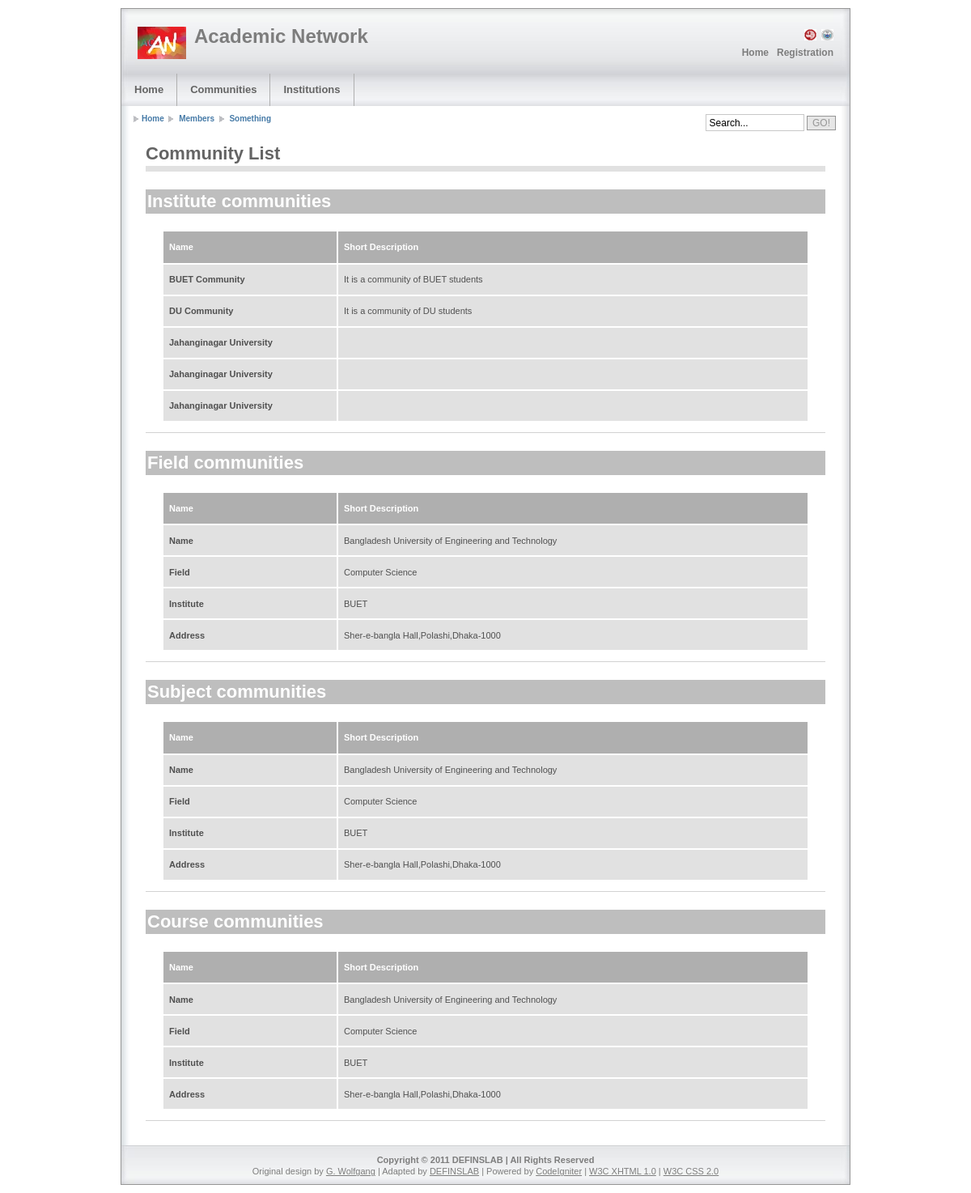
Screenshot of /index.php/community/LoadCommunityListViewAll with the database file from the repository.
### tables this page shows
CREATE TABLE IF NOT EXISTS `community` (
  `community_id` int(10) NOT NULL AUTO_INCREMENT,
  `name` varchar(100) NOT NULL,
  `type` enum('institution','subject','field','course','group') NOT NULL,
  `short_description` text NOT NULL,
  `updated_date` datetime NOT NULL,
  PRIMARY KEY (`community_id`)
);

### application/controllers/community.php (called while the page is built, shortened)
<?php
class Community extends CI_Controller {
    function LoadCommunityListViewAll() {
        $this->page->title = "List of Communities By Type";
        $this->db->select("*");
        $data['query'] = $this->db->get_where('community',  array('type' => "institution", 'community_id !=' => 0), 5);
        $main_content[0] = array("Community List", "community_list_view_all",$data);
        $this->page->loadViews(null, $main_content, null);
    }
}
?>

### index.php (called while the page is built, shortened)
<?php
require_once BASEPATH.'core/CodeIgniter'.EXT;

### application/views/default/community_list_view_all.php (the view)
<h1 class="block">Institute communities</h1>
<div class="column1-unit">
    <table>
        <tr>
            <th class="top" scope="col" style="width:200px;">Name</th>
            <th class="top" scope="col">Short Description</th>
        </tr>
        <?php foreach($query->result() as $row): ?>
        <tr><th scope="row"><?php echo $row->name;?></th><td><?php echo $row->short_description;?></td></tr>
        <?php        endforeach; ?>
    </table>
</div>
<hr class="clear-contentunit" />
<h1 class="block">Field communities</h1>
<div class="column1-unit">
    <table>
        <tr>
            <th class="top" scope="col" style="width:200px;">Name</th>
            <th class="top" scope="col">Short Description</th>
        </tr>
        <tr><th scope="row">Name</th><td>Bangladesh University of Engineering and Technology</td></tr>
        <tr><th scope="row">Field</th><td>Computer Science</td></tr>
        <tr><th scope="row">Institute</th><td>BUET</td></tr>
        <tr><th scope="row">Address</th><td>Sher-e-bangla Hall,Polashi,Dhaka-1000</td></tr>
    </table>
</div>
<hr class="clear-contentunit" />
<h1 class="block">Subject communities</h1>
<div class="column1-unit">
    <table>
        <tr>
            <th class="top" scope="col" style="width:200px;">Name</th>
            <th class="top" scope="col">Short Description</th>
        </tr>
        <tr><th scope="row">Name</th><td>Bangladesh University of Engineering and Technology</td></tr>
        <tr><th scope="row">Field</th><td>Computer Science</td></tr>
        <tr><th scope="row">Institute</th><td>BUET</td></tr>
        <tr><th scope="row">Address</th><td>Sher-e-bangla Hall,Polashi,Dhaka-1000</td></tr>
    </table>
</div>
<hr class="clear-contentunit" />
<h1 class="block">Course communities</h1>
<div class="column1-unit">
    <table>
        <tr>
            <th class="top" scope="col" style="width:200px;">Name</th>
            <th class="top" scope="col">Short Description</th>
        </tr>
        <tr><th scope="row">Name</th><td>Bangladesh University of Engineering and Technology</td></tr>
        <tr><th scope="row">Field</th><td>Computer Science</td></tr>
        <tr><th scope="row">Institute</th><td>BUET</td></tr>
        <tr><th scope="row">Address</th><td>Sher-e-bangla Hall,Polashi,Dhaka-1000</td></tr>
    </table>
</div>
<hr class="clear-contentunit" />

### application/views/default/general/header.php (shortened to what this page needs)
<!DOCTYPE html PUBLIC "-//W3C//DTD XHTML 1.0 Strict//EN" "http://www.w3.org/TR/xhtml1/DTD/xhtml1-strict.dtd">
<html xmlns="http://www.w3.org/1999/xhtml" lang="en">
    <head>
        <?php
            echo $this->page->get('css');
        ?>
    </head>
    <body>
        <div class="page-container">
            <div class="header">
                <div class="header-top">
                    <a class="sitelogo" href="#" title="Go to Start page"></a>
                    <div class="sitename">
                        <h1><a href="index.php" title="Go to Start page">Academic Network</a></h1>
                    </div>
                    <div class="nav0">
                        <ul>
                            <li><a href="#" title="BUET"><?php echo $this->page->img('buet_logo.png',15,20); ?></a></li>
                            <li><a href="#" title="NSU"><?php echo $this->page->img('nsu_logo.png',15,20); ?></a></li>
                        </ul>
                    </div>
                    <div class="nav1">
                        <ul>
                            <?php
                                foreach($this->page->nav1 as $text=> $link)
                                        echo "<li>" . anchor($link,$text) . "</li>";
                            ?>
                        </ul>
                    </div>
                </div>
                <div class="header-bottom">
                    <div class="nav2">
                        <?php
                        if(isset($this->page->nav2)){
                            foreach($this->page->nav2 as $i){
                                echo "<ul>\n";
                                echo "<li>" . anchor($i[0][1], $i[0][0]) . "\n";
                                echo "</li></ul>\n";
                            }
                        }
                        ?>
                    </div>
                </div>
                <div class="header-breadcrumbs">
                    <ul>
                        <?php
                            foreach($this->page->breadcrumbs as $text=>$link){
                                echo (empty($link))?("<li>$text</li>"):("<li><a href = '$link' > $text &nbsp;</a></li>");
                            }
                        ?>
                    </ul>
                    <div class="searchform">
                        <form action="index.html" method="get">
                            <fieldset>
                                <input name="field" class="field"  value=" Search..." />
                                <input type="submit" name="button" class="button" value="GO!" />
                            </fieldset>
                        </form>
                    </div>
                </div>
            </div>
            <div class="main">

### application/libraries/Page.php (shortened to what this page needs)
<?php
class Page {
    public $CI;
    public $theme = "default/";
    public $cssjsDir = 'templates/';
    public $defaultCssArr = array();
    public $cssArr = array();
    public $jsArr = array();
    public $defaultJsArr = array('jquery-1.5.2.min','registerscript');
    function  __construct() {
        $this->CI = & get_instance();
        $this->CI->load->helper('url');
        $this->nav1 = array(
            "Home" => base_url(),
            "Registration" => site_url('registration')
        );
        $this->breadcrumbs = array(
            "Home" => base_url(),
            "Members" => "#",
            "Something" => "#"
        );
        $this->nav2 = array(
            array(
                  array(
                        "Home", base_url()
                       )
                ),
            array(
                array(
                      "Communities", "community/index"
                    ),
                    array(
                        "CSE" => "community/cse",
                        "EEE" => "community/eee",
                        "MME" => "community/mme"
                    )
                ),
            array(
                array(
                       "Institutions", "institute/index"
                    ),
                    array(
                        "BUET" => "community/buet",
                        "DU" => "community/du",
                        "DMC" => "community/dmc"
                    )
                )
        );
    }
    function set($array, $type='css'){
        if($type=='css'){
            $this->cssArr = array_merge($this->cssArr ,$array);
        }else if($type == "js"){
            $this->jsArr = array_merge($this->jsArr,$array);
        }
    }
    function get($type="css",$default=false){
        $html = "";
        if($type == "css"){
            $arr = ($default)?($this->defaultCssArr):($this->cssArr);
            foreach ($arr as $i){
                $html .= '<link rel="stylesheet" type="text/css" media="screen,projection,print" href="' . base_url() . $this->cssjsDir . $this->theme . "css/" . $i . '.css" />';
            }
        }else if($type == "js"){
            $arr = ($default)?($this->defaultJsArr):($this->jsArr);
            foreach ($arr as $i){
                $html .= '<script src = "' . base_url() . $this->cssjsDir . $this->theme . "js/" . $i . '.js"></script>';
            }
        }
        return $html;
    }
    function img($src,$w='', $h = '', $alt='Image!'){
        return "<img width = '$w' height = '$h' alt = '$alt' src = '" . base_url() . $this->cssjsDir . $this->theme . "img/" . "$src' />";
    }
    function loadViews($left_sidebar = null, $content = null, $right_sidebar = null){
        if( !isset($left_sidebar) && !isset($right_sidebar)){
            $this->CI->load->view($this->theme . "general/header");
            $this->CI->load->view($this->theme . "general/content",array('content' => $content));
            $this->CI->load->view($this->theme . "general/footer");
        }
    }
}
?>

### application/views/default/general/content.php
<div class="main-content">
    <?php
        if(isset($html))
            echo $html;
        else if(isset($content)){
            foreach ($content as $i){
                $params = (isset($i[2]))?($i[2]):(array());
                $this->load->view($this->page->theme . 'general/contentWrapper' ,
                        array('title' => $i[0],
                            'file' => $i[1],
                            'params' => $params));
            }
        }
    ?>
</div>

### application/views/default/general/contentWrapper.php
<h1 class="pagetitle"><?php echo $title; ?></h1>
<?php
    $this->load->view($this->page->theme . $file, $params);
?>

### application/views/default/general/footer.php
            </div>
            <div class="footer">
                <p>Copyright &copy; 2011 DEFINSLAB | All Rights Reserved</p>
                <p class="credits">Original design by <a href="http://www.definslab.com" title="Designer Homepage">G. Wolfgang</a> | Adapted by <a href="#" title="Adaptor Homepage">DEFINSLAB</a> | Powered by <a href="#" title="Content Management System">CodeIgniter</a> | <a href="http://validator.w3.org/check?uri=referer" title="Validate XHTML code">W3C XHTML 1.0</a> | <a href="http://jigsaw.w3.org/css-validator/" title="Validate CSS code">W3C CSS 2.0</a></p>
            </div>
        </div>
    </body>
</html>

### templates/default/css/layout1_text.css (style rules this page uses)
.main-content h1.pagetitle { margin:0 0 0.4em 0; padding:0 0 2px 0; border-bottom:solid 7px rgb(225,225,225); font-family:"trebuchet ms",arial,sans-serif; color:rgb(100,100,100); font-weight:bold; font-size:220%; }
.main-content h1.block { clear:both; margin:1.0em 0 0em 0; padding:2px 0 2px 2px; background:rgb(190,190,190); font-family:"trebuchet ms",arial,sans-serif; color:rgb(255,255,255); font-weight:bold; font-size:220%; }
.main-content h1 { clear:both; margin:1.0em 0 0.5em 0; font-family:"trebuchet ms",arial,sans-serif; color:rgb(80,80,80); font-weight:normal; font-size:210%; }
.main-content table { clear:both; width:800px; margin:2.0em 0 0.2em 20px; table-layout: fixed; border-collapse:collapse; empty-cells:show; background-color:rgb(233,232,244); }
.main-content table th.top { height:3.5em; padding:0 7px 0 7px; empty-cells:show; background-color:rgb(175,175,175); text-align:left; color:rgb(255,255,255); font-weight:bold; font-size:110%; }
.main-content table th { height:3.0em; padding:2px 20px 2px 7px; border-left:solid 2px rgb(255,255,255); border-right:solid 2px rgb(255,255,255); border-top:solid 2px rgb(255,255,255); border-bottom:solid 2px rgb(255,255,255); background-color:rgb(225,225,225); text-align:left; color:rgb(80,80,80); font-weight:bold; font-size:110%; }
.main-content table td { height:3.0em; padding:2px 7px 2px 7px; border-left:solid 2px rgb(255,255,255); border-right:solid 2px rgb(255,255,255); border-top:solid 2px rgb(255,255,255); border-bottom:solid 2px rgb(255,255,255); background-color:rgb(225,225,225); text-align:left; font-weight:normal; color:rgb(80,80,80); font-size:110%; }

### rows the page displays
community: name "BUET Community", short_description "It is a community of BUET students"
community: name "DU Community", short_description "It is a community of DU students"
community: name "Jahanginagar University"
community: name "Jahanginagar University"
community: name "Jahanginagar University"

### other values shown
anchor($link,$text) "Home"
anchor($link,$text) "Registration"
anchor($i[0][1], $i[0][0]) "Home"
anchor($i[0][1], $i[0][0]) "Communities"
anchor($i[0][1], $i[0][0]) "Institutions"
$text "Home"
$text "Members"
$text "Something"
$title "Community List"
